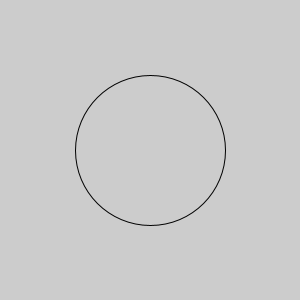
Frame 1 (no input)
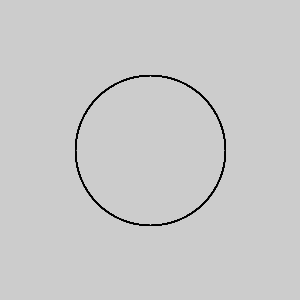
Frame 60 (the mouse pressed at the canvas centre just before this capture)
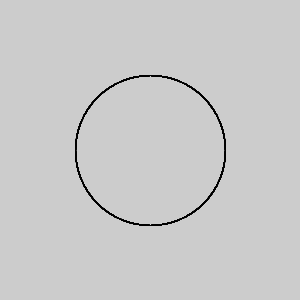
Frame 120 (the mouse held since frame 60 and released just before this capture)

The Processing sketch that drew these frames (run headless with seeded random() and noise(); from frame 60 on, the mouse is pressed at the canvas centre):

// Processing sketch: ejercicio07
// ── ejercicio07.pde
// ***********************************************
// * Alumno: Joaquin Romera                      *
// * Legajo: 24169                               *
// * Ejercicio Nro: 07                           *
// * Asignatura: Taller de Integración de tecno..*
// * Carrera: Musica y Tecnologia                *
// * Institución: UNQ                            *
// * Año: 2018                                   *
// ***********************************************

int option = 0;

void setup(){
  colorMode(RGB);
  size(300,300);
  noCursor();
  smooth();
}

void draw(){
  switch(option) {
    case 0:
      noFill();
      break;
    case 1:
      noStroke();
      fill(255,255,255);
      break;
    default:
      noStroke();
      fill(0,0,0);
      break;
  }
  ellipse(150,150,150,150);
}
